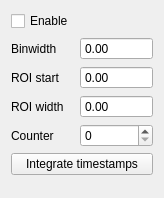
<?xml version="1.0" encoding="UTF-8"?>
<ui version="4.0">
 <class>Form</class>
 <widget class="QWidget" name="Form">
  <property name="geometry">
   <rect>
    <x>0</x>
    <y>0</y>
    <width>164</width>
    <height>198</height>
   </rect>
  </property>
  <property name="windowTitle">
   <string>Form</string>
  </property>
  <layout class="QGridLayout" name="gridLayout">
   <item row="0" column="0">
    <widget class="QCheckBox" name="enableCheckBox">
     <property name="text">
      <string>Enable</string>
     </property>
    </widget>
   </item>
   <item row="1" column="0">
    <widget class="QLabel" name="label">
     <property name="text">
      <string>Binwidth</string>
     </property>
    </widget>
   </item>
   <item row="1" column="1">
    <widget class="MagnitudeSpinBox" name="binwidthSpinBox">
     <property name="sizePolicy">
      <sizepolicy hsizetype="Minimum" vsizetype="Fixed">
       <horstretch>1</horstretch>
       <verstretch>0</verstretch>
      </sizepolicy>
     </property>
     <property name="buttonSymbols">
      <enum>QAbstractSpinBox::NoButtons</enum>
     </property>
    </widget>
   </item>
   <item row="2" column="0">
    <widget class="QLabel" name="label_2">
     <property name="text">
      <string>ROI start</string>
     </property>
    </widget>
   </item>
   <item row="2" column="1">
    <widget class="MagnitudeSpinBox" name="roiStartSpinBox">
     <property name="sizePolicy">
      <sizepolicy hsizetype="Minimum" vsizetype="Fixed">
       <horstretch>1</horstretch>
       <verstretch>0</verstretch>
      </sizepolicy>
     </property>
     <property name="buttonSymbols">
      <enum>QAbstractSpinBox::NoButtons</enum>
     </property>
    </widget>
   </item>
   <item row="3" column="0">
    <widget class="QLabel" name="label_3">
     <property name="text">
      <string>ROI width</string>
     </property>
    </widget>
   </item>
   <item row="3" column="1">
    <widget class="MagnitudeSpinBox" name="roiWidthSpinBox">
     <property name="sizePolicy">
      <sizepolicy hsizetype="Minimum" vsizetype="Fixed">
       <horstretch>1</horstretch>
       <verstretch>0</verstretch>
      </sizepolicy>
     </property>
     <property name="buttonSymbols">
      <enum>QAbstractSpinBox::NoButtons</enum>
     </property>
    </widget>
   </item>
   <item row="4" column="0">
    <widget class="QLabel" name="label_4">
     <property name="text">
      <string>Counter</string>
     </property>
    </widget>
   </item>
   <item row="4" column="1">
    <widget class="QSpinBox" name="counterSpinBox">
     <property name="maximum">
      <number>7</number>
     </property>
    </widget>
   </item>
   <item row="5" column="0" colspan="2">
    <widget class="QPushButton" name="integrateButton">
     <property name="text">
      <string>Integrate timestamps</string>
     </property>
     <property name="checkable">
      <bool>true</bool>
     </property>
    </widget>
   </item>
   <item row="6" column="0">
    <spacer name="verticalSpacer">
     <property name="orientation">
      <enum>Qt::Vertical</enum>
     </property>
     <property name="sizeHint" stdset="0">
      <size>
       <width>20</width>
       <height>40</height>
      </size>
     </property>
    </spacer>
   </item>
  </layout>
 </widget>
 <customwidgets>
  <customwidget>
   <class>MagnitudeSpinBox</class>
   <extends>QDoubleSpinBox</extends>
   <header>MagnitudeSpinBox</header>
  </customwidget>
 </customwidgets>
 <resources/>
 <connections/>
</ui>
